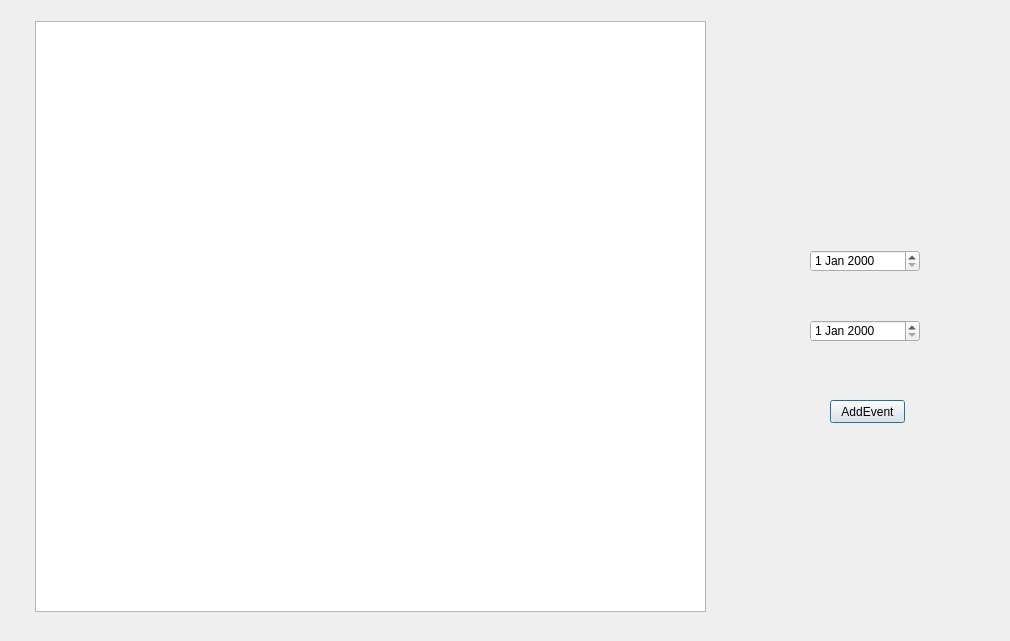
<?xml version="1.0" encoding="UTF-8"?>
<ui version="4.0">
 <class>timeline</class>
 <widget class="QDialog" name="timeline">
  <property name="geometry">
   <rect>
    <x>0</x>
    <y>0</y>
    <width>1010</width>
    <height>641</height>
   </rect>
  </property>
  <property name="windowTitle">
   <string>Dialog</string>
  </property>
  <widget class="QGraphicsView" name="graphicsView">
   <property name="geometry">
    <rect>
     <x>35</x>
     <y>21</y>
     <width>671</width>
     <height>591</height>
    </rect>
   </property>
  </widget>
  <widget class="QDateEdit" name="m_startTimeEdit">
   <property name="geometry">
    <rect>
     <x>810</x>
     <y>250</y>
     <width>110</width>
     <height>22</height>
    </rect>
   </property>
  </widget>
  <widget class="QDateEdit" name="m_endTimeEdit">
   <property name="geometry">
    <rect>
     <x>810</x>
     <y>320</y>
     <width>110</width>
     <height>22</height>
    </rect>
   </property>
  </widget>
  <widget class="QPushButton" name="AddEvent">
   <property name="geometry">
    <rect>
     <x>830</x>
     <y>400</y>
     <width>75</width>
     <height>23</height>
    </rect>
   </property>
   <property name="text">
    <string>AddEvent</string>
   </property>
  </widget>
 </widget>
 <resources/>
 <connections/>
</ui>
